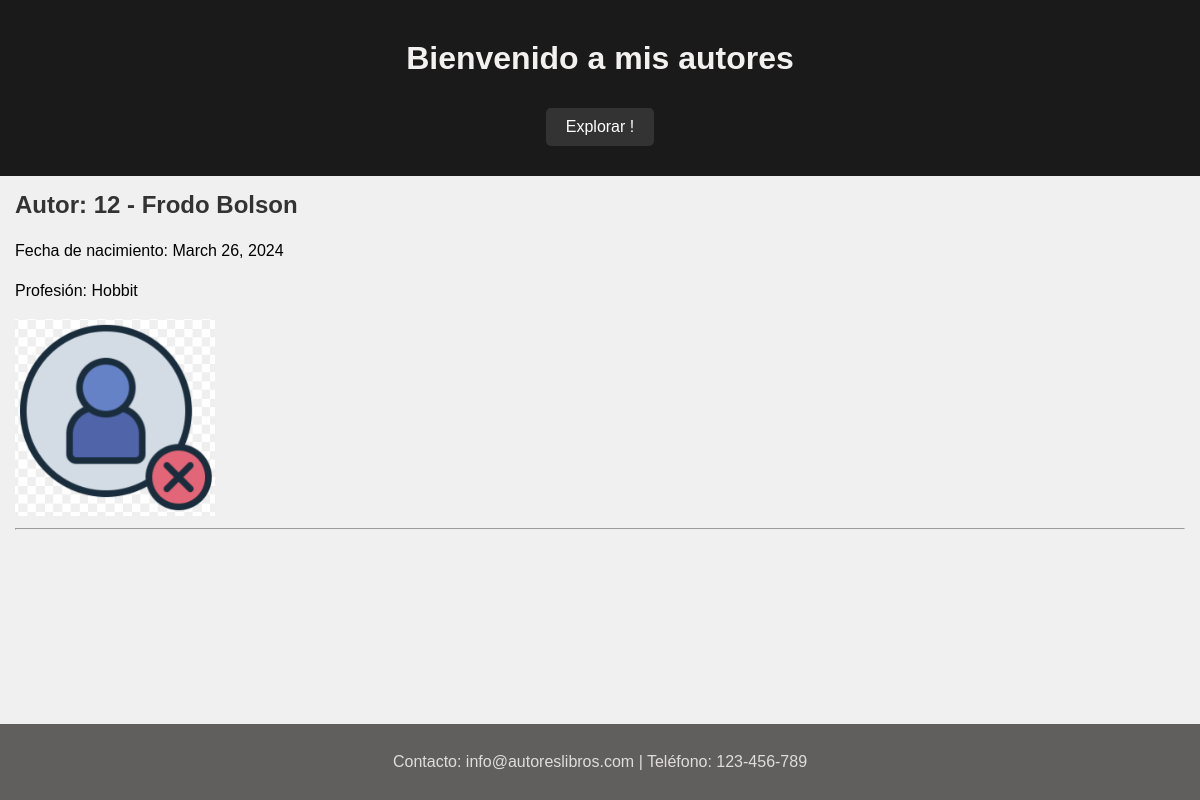
The page /autor/12 on the database its author committed.
### App1/models.py (models this page shows, shortened)
class AutorDb(models.Model):
    nombre = models.CharField(max_length=75, verbose_name="Nombre")
    fecha_nacimiento = models.DateField(verbose_name="Fecha Nacimiento", null=False, blank=False)
    fecha_fallecimiento = models.DateField(verbose_name="Fecha Fallecimiento", null=True, blank=True)
    profesion = models.CharField(verbose_name="Profesion", max_length=50, null=False, blank=False)
    nacionalidad = models.CharField(verbose_name="Nacionalidad", max_length=50 )
    imagen = models.ImageField(upload_to='imagenes/', verbose_name="Imagen Autor", null=True, blank=True)
    class Meta:
        db_table = "Autores"
        verbose_name = "Autor"
        verbose_name_plural = "Autores"

### App1/views.py (the view)
# urls.py: path('autor/<int:autor_id>', AutorView)
def AutorView(request, autor_id):
    autor = get_object_or_404(AutorDb, id=autor_id)
    lista_libros = LibroDb.objects.filter(autor_fk=autor)
    return render(
        request,
        "autor.html",
        {
            "autor": autor,
            "lista_libros": lista_libros,
        }
    )

### App1/templates/autor.html (shortened to what this page needs)
{% load static %}
<!DOCTYPE html>
<html lang="en">
    <head>
        <link rel="stylesheet" href="{% static 'estilos_autor.css' %}">
    </head>
    <body>
        <div class="header">
            <h1>Bienvenido a mis autores</h1>
            <a href="/" class="btn">Explorar !</a>
        </div>
        <div class="info">
            <div class="autor_info">
                <h2>Autor: {{ autor.id }} - {{ autor.nombre }}</h2>
                <p>Fecha de nacimiento: {{ autor.fecha_nacimiento }}</p>
                <p>Profesión: {{ autor.profesion }}</p>
            </div>
            {% if autor.imagen %}
                <img src="{% static autor.imagen.url %}" alt="{{ autor.nombre }}">
            {% else %}
                <img src="{% static 'imagenes/sin_foto.png' %}" alt="{{ autor.nombre }}">
            {% endif %}
            <hr>
        </div>
        <footer>
            <p>Contacto: info@autoreslibros.com | Teléfono: 123-456-789</p>
        </footer>
    </body>
</html>

### App1/static/estilos_autor.css (style rules this page uses)
body { font-family: 'Arial', sans-serif; background-color: #f0f0f0; color: #333; margin: 0; padding: 0; min-height: 100vh; display: flex; flex-direction: column; }
h1 { color: #f3f0f0; font-size: 2em; text-align: center; margin-top: 20px; }
h2 { color: #333; font-size: 1.5em; margin-top: 0%; }
p { color: #e1dcdc; line-height: 1.5; }
footer { background-color: #615e5e; color: #fff; text-align: center; margin-top: auto; padding: 10px 0; bottom: 0; width: 100%; }
img { width: 200px; height: auto; }
.autor_info p { color: black }
.info { padding: 15px; }
.header { background-color: #1a1a1a; color: #fff; text-align: center; padding: 20px 0; }
.btn { background-color: #333; color: #fff; padding: 10px 20px; text-decoration: none; display: inline-block; margin: 10px; border-radius: 5px; }

### rows shown on the page
AutorDb: id "12", nombre "Frodo Bolson", fecha_nacimiento "March 26, 2024", profesion "Hobbit"
